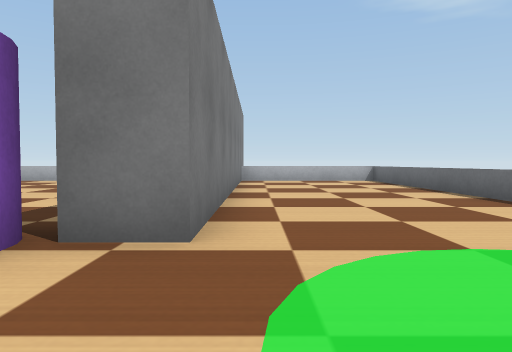
[1] (above)

24 first-person views from a walk through a Webots world. The camera is 0.12 m above the floor, tilts 2° down and sees 70° across. The floor is counted in squares, 0.2 m on a side. Each view is taken from the middle of a square. On the plan, view 1 faces up. The plan holds only what a view shows up to about 10 squares ahead; the rest is blank. Robots are left out. Simple shapes and patterns stand in for the simulator's stock objects.

[2]
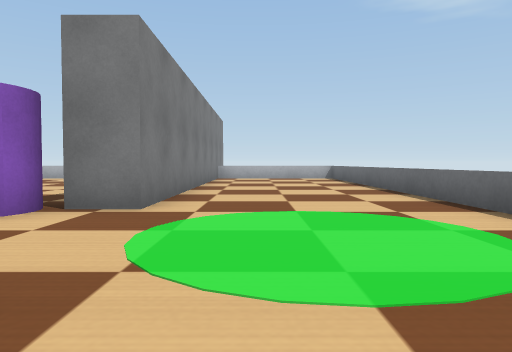

[3]
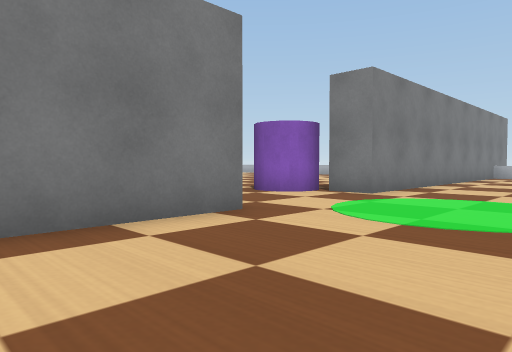

[4]
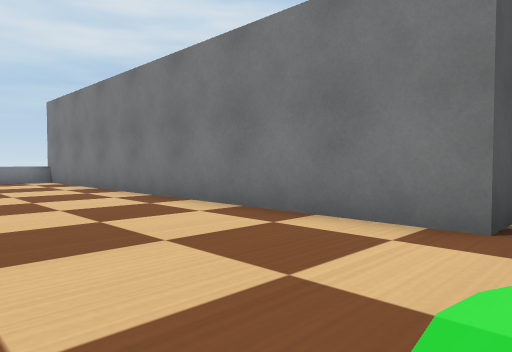

[5]
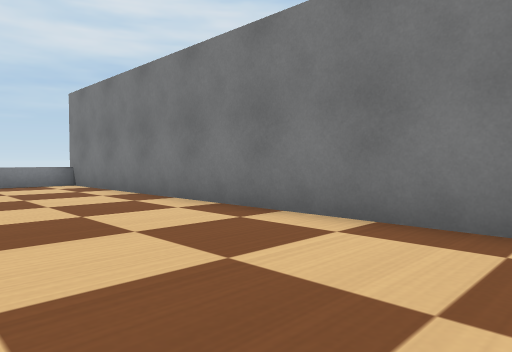

[6]
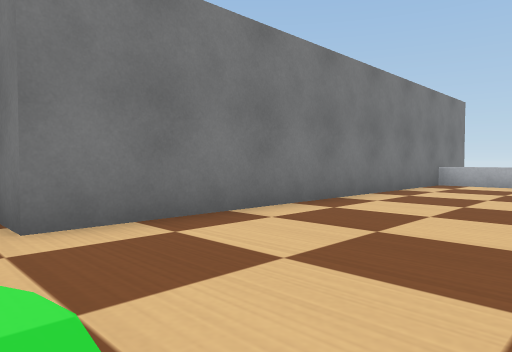

[7]
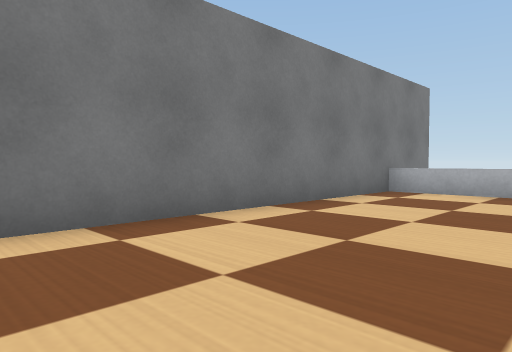

[8]
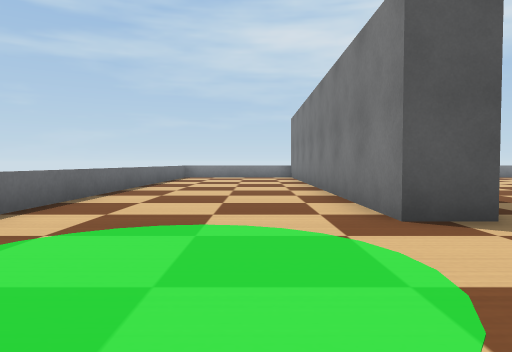

[9]
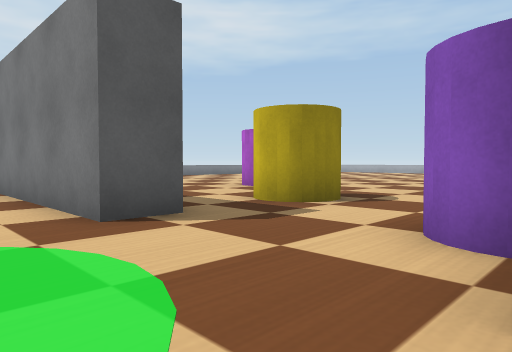

[10]
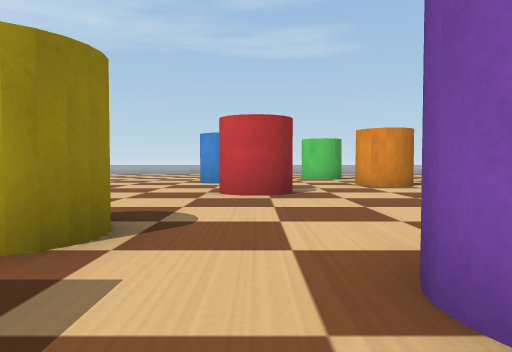

[11]
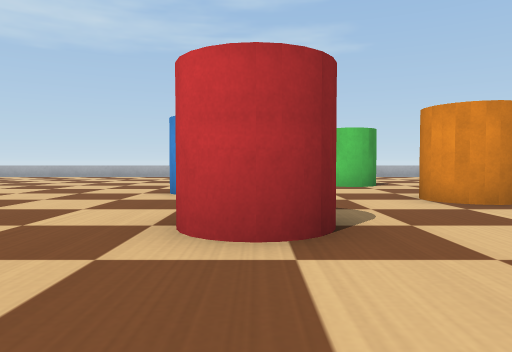

[12]
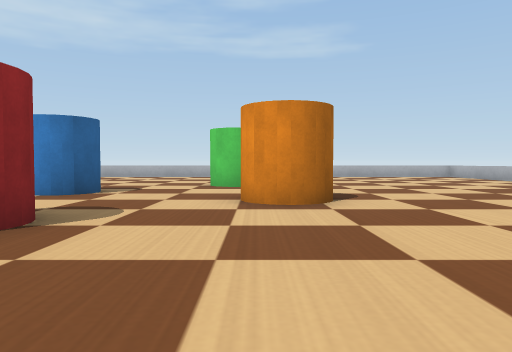

[13]
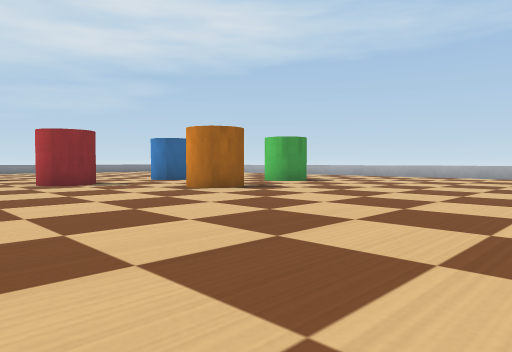

[14]
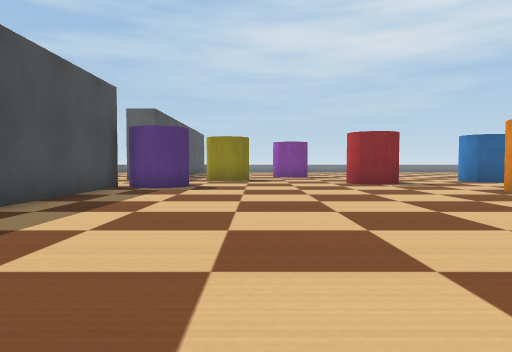

[15]
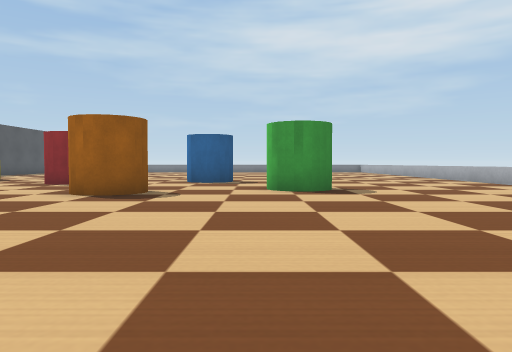

[16]
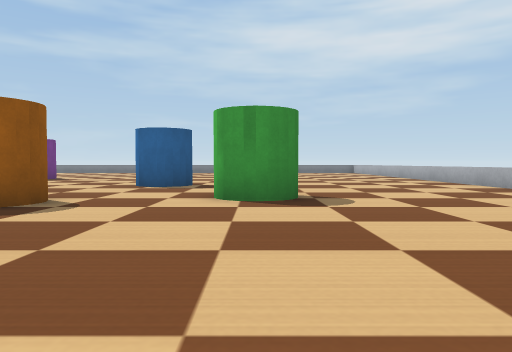

[17]
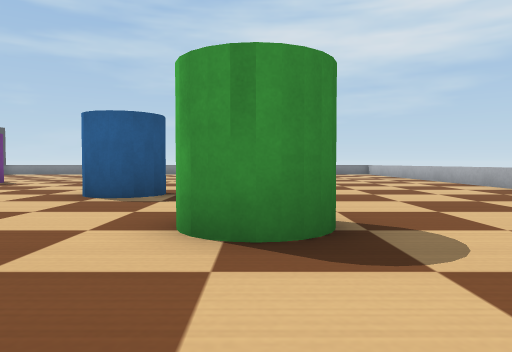

[18]
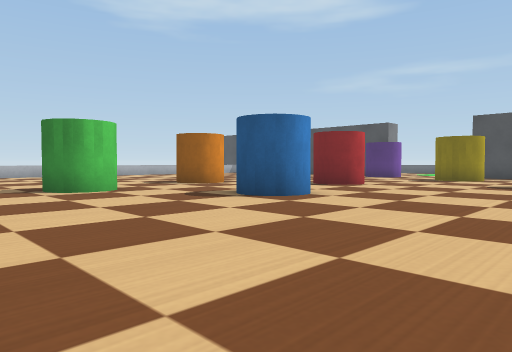

[19]
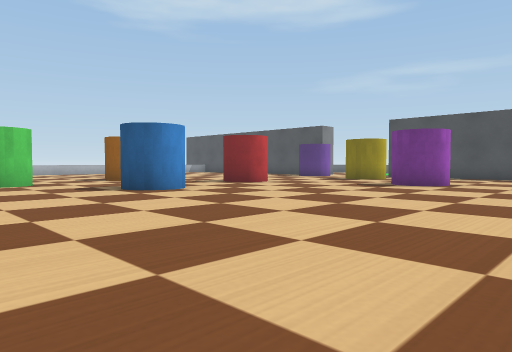

[20]
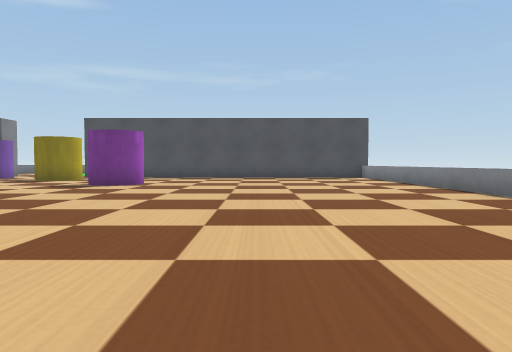

[21]
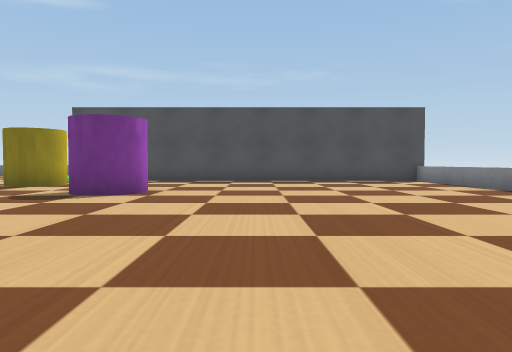

[22]
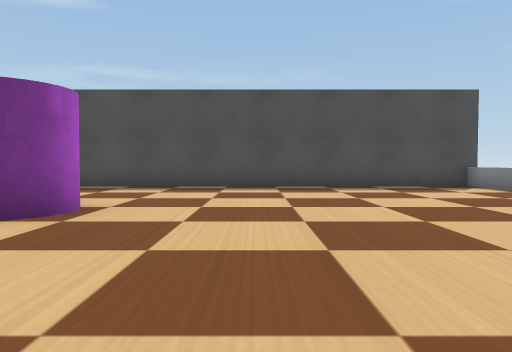

[23]
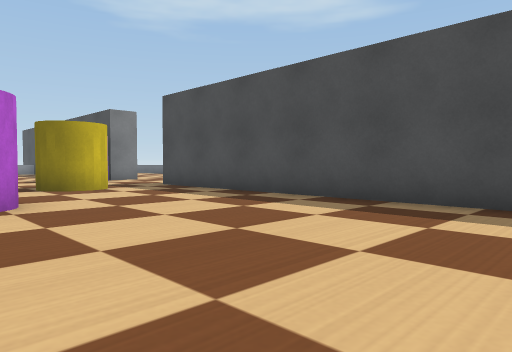

[24]
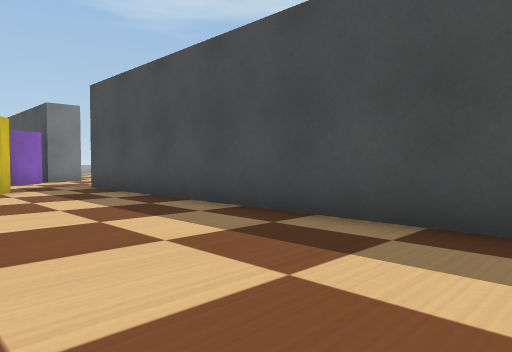

### Floor plan
Key: @ floor where view 1 was taken; # wall or solid block; . floor; = window, fence, low wall or low ledge; B barrier; C purple cylinder; Y yellow cylinder; R orange cylinder; E red cylinder; G green cylinder; L blue cylinder.
Columns run from 21 left of view 1 to 4 right of it. Each row starts with its distance up from view 1.
 15                     B
 14                     B
 13                     B===
 12        .     ....   B...
 11       ............  B...
 10      .............. B....=
  9      .............. B....=
  8     ................B....=
  7    .................B....=
  6    .................B....=
  5   .......RRR........B....=
  4  ....GGG..R.........B....=
  3  .....G...........CCB....=
  2 =...........E.....CC.....=
  1 =.......L...EE...........
  0 =.......LL..E....Y...@...
 -1  .......L.......YYY.B....=
 -2 =................Y..B....=
 -3 =.............C.....B....=
 -4    ...........CC....B....=
 -5    ...........C.....B....=
 -6     ................B....=
 -7     ................B....=
 -8     ................B...
 -9      ...............B...
-10       ..............B...
-11         ............B..
-12          ...........B..
-13            ========#B==

Where each view was taken, in squares from view 1:
view 1: 0 up, 0 right, facing up
view 2: 2 down, 1 right, facing up
view 3: 4 down, 3 right, facing up-left
view 4: 0 up, 3 right, facing down-left
view 5: 2 down, 3 right, facing down-left
view 6: 2 up, 3 right, facing up-left
view 7: 5 up, 3 right, facing up-left
view 8: 3 up, 1 right, facing down
view 9: 3 up, 1 right, facing down-left
view 10: 1 up, 1 left, facing left
view 11: 1 up, 5 left, facing left
view 12: 4 up, 5 left, facing left
view 13: 12 up, 5 left, facing down-left
view 14: 12 up, 5 left, facing down
view 15: 12 up, 14 left, facing down
view 16: 10 up, 15 left, facing down
view 17: 7 up, 15 left, facing down
view 18: 5 down, 18 left, facing up-right
view 19: 8 down, 17 left, facing up-right
view 20: 8 down, 17 left, facing right
view 21: 7 down, 14 left, facing right
view 22: 7 down, 11 left, facing right
view 23: 10 down, 7 left, facing up-right
view 24: 10 down, 5 left, facing up-right
